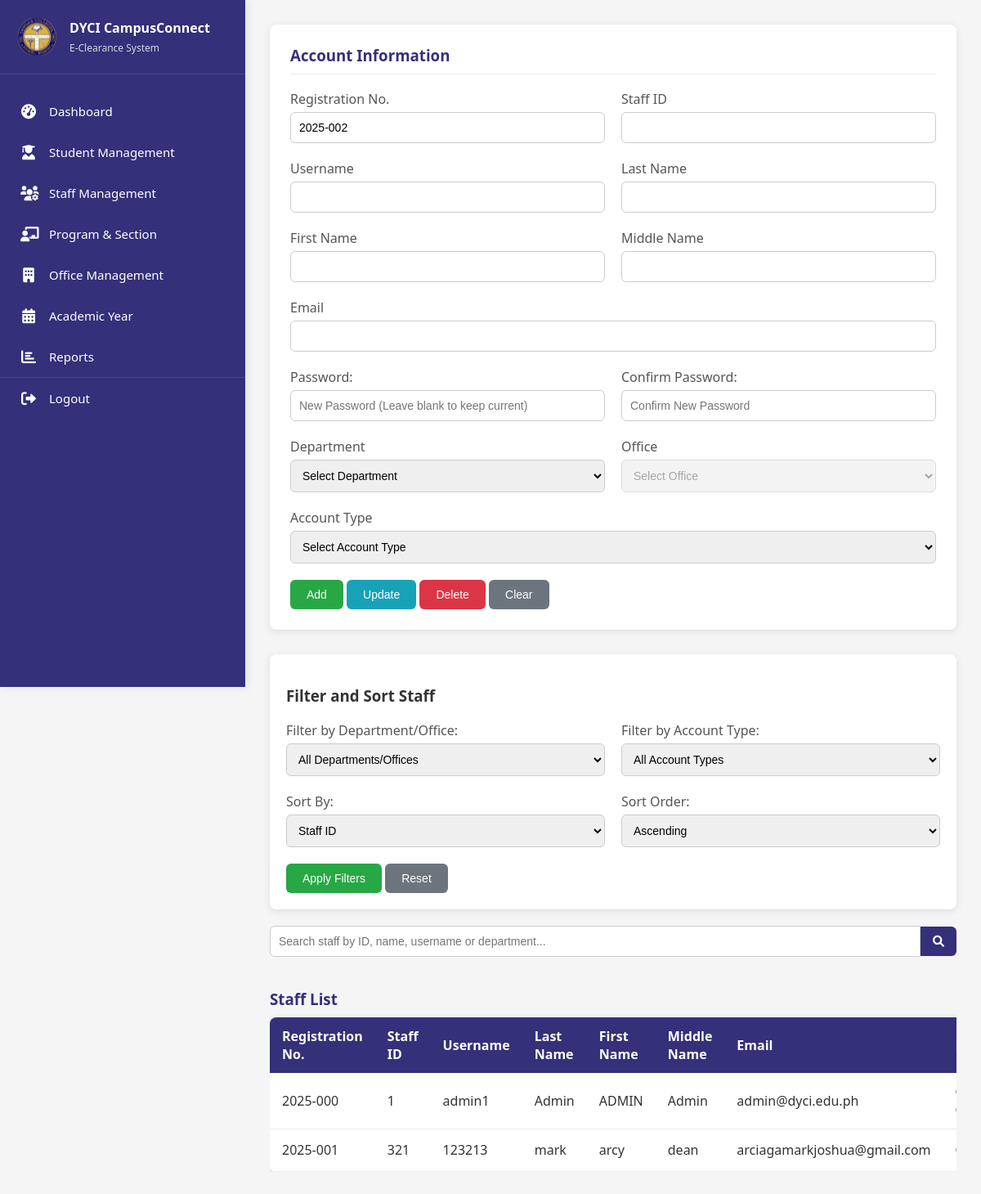
/pages/staff_management.php, run on the app's committed database.
### tables this page shows
CREATE TABLE `staff` (
  `RegistrationNo` varchar(20) DEFAULT NULL,
  `StaffID` int(11) NOT NULL,
  `Username` varchar(50) NOT NULL,
  `Email` varchar(100) NOT NULL,
  `PasswordHash` varchar(255) NOT NULL,
  `LastName` varchar(50) NOT NULL,
  `FirstName` varchar(50) NOT NULL,
  `Mname` varchar(50) DEFAULT NULL,
  `Department` varchar(100) NOT NULL,
  `AccountType` enum('Admin','Staff') NOT NULL,
  `LastLogin` timestamp NULL DEFAULT NULL,
  `IsActive` tinyint(1) DEFAULT 1
);

### pages/staff_management.php (the view, shortened to what this page needs)
<?php
include '../includes/db_connect.php';
$current_year = (int)date('Y');
$next_registration_no = sprintf('%d-%03d', $current_year, 1);
$registration_no_query = "SELECT MAX(RegistrationNo) AS max_registration FROM staff";
$registration_no_result = $conn->query($registration_no_query);
if ($registration_no_result) {
    if ($registration_no_result->num_rows > 0) {
        $row = $registration_no_result->fetch_assoc();
        if ($row['max_registration'] !== null) {
            $max_registration = $row['max_registration'];
            if (preg_match('/^(\d{4})-(\d+)$/', $max_registration, $matches)) {
                $year_part = (int)$matches[1];
                $number_part = (int)$matches[2];
                if ($year_part < $current_year) {
                    $next_number = 1;
                    error_log("DEBUG: Previous year detected. Starting next_number from 1.");
                } else {
                    $next_number = $number_part + 1;
                }
                $next_registration_no = sprintf('%d-%03d', $current_year, $next_number);
            }
        } else {
            error_log("DEBUG: MAX(RegistrationNo) returned NULL. Using default next_registration_no.");
        }
    } else {
        error_log("DEBUG: MAX(RegistrationNo) query returned 0 rows. Table is likely empty. Using default next_registration_no.");
    }
} else {
    error_log("DEBUG: MAX(RegistrationNo) query failed. Check database connection/query syntax. Using default next_registration_no.");
}
$search_query = "";
$sort_by = isset($_POST['sort_by']) ? $_POST['sort_by'] : 'staff_id';
$sort_order = isset($_POST['sort_order']) ? $_POST['sort_order'] : 'asc';
$sql = "SELECT * FROM staff WHERE 1=1";
$sort_columns = [
    'registration_no' => 'RegistrationNo',
    'staff_id' => 'StaffID',
    'username' => 'Username',
    'last_name' => 'LastName',
    'first_name' => 'FirstName',
    'department' => 'Department',
    'account_type' => 'AccountType'
];
$sort_column_to_use = isset($sort_columns[$sort_by]) ? $sort_columns[$sort_by] : 'StaffID';
$sql .= " ORDER BY " . $sort_column_to_use . " " . ($sort_order === 'desc' ? 'DESC' : 'ASC');
$result = $conn->query($sql);
?>
<!DOCTYPE html>
<html lang="en">
<head>
    <link rel="stylesheet" href="https://cdnjs.cloudflare.com/ajax/libs/font-awesome/6.0.0/css/all.min.css">
</head>
<body>
<nav class="sidebar">
    <div class="logo-container">
        <img src="../assets/dyci_logo.svg" alt="DYCI Logo" class="logo">
        <div class="logo-text">
            <h2>DYCI CampusConnect</h2>
            <p>E-Clearance System</p>
        </div>
    </div>
    <ul>
        <?php $current_page = basename($_SERVER['PHP_SELF']); ?>
        <li <?php echo ($current_page == 'dashboard.php') ? 'class="active"' : ''; ?>><a href="dashboard.php"><i class="fas fa-tachometer-alt icon"></i> Dashboard</a></li>
        <li <?php echo ($current_page == 'student_management.php') ? 'class="active"' : ''; ?>><a href="student_management.php"><i class="fas fa-user-graduate icon"></i> Student Management</a></li>
        <li <?php echo ($current_page == 'staff_management.php') ? 'class="active"' : ''; ?>><a href="staff_management.php"><i class="fas fa-users-cog icon"></i> Staff Management</a></li>
        <li <?php echo ($current_page == 'program_section.php') ? 'class="active"' : ''; ?>><a href="program_section.php"><i class="fas fa-chalkboard-teacher icon"></i> Program & Section</a></li>
        <li <?php echo ($current_page == 'office_management.php') ? 'class="active"' : ''; ?>><a href="office_management.php"><i class="fas fa-building icon"></i> Office Management</a></li>
        <li <?php echo ($current_page == 'academicyear.php') ? 'class="active"' : ''; ?>><a href="academicyear.php"><i class="fas fa-calendar-alt icon"></i> Academic Year</a></li>
        <li <?php echo ($current_page == 'reports.php') ? 'class="active"' : ''; ?>><a href="reports.php"><i class="fas fa-chart-bar icon"></i> Reports</a></li>
        <li class="logout"><a href="../includes/logout.php"><i class="fas fa-sign-out-alt icon"></i> Logout</a></li>
    </ul>
</nav>
<div class="container">
    <div class="user-panel">
        <h3>Account Information</h3>
        <form method="POST">
            <div class="form-row">
                <div class="form-group">
                    <label>Registration No.</label>
                    <input type="text" id="registration_no" name="registration_no" value="<?php echo $next_registration_no; ?>" readonly>
                </div>
                <div class="form-group">
                    <label>Staff ID</label>
                    <input type="text" id="staff_id" name="staff_id" required>
                </div>
            </div>
            <div class="form-row">
                <div class="form-group">
                    <label>Username</label>
                    <input type="text" id="username" name="username" required>
                </div>
                <div class="form-group">
                    <label>Last Name</label>
                    <input type="text" id="last_name" name="last_name" required>
                </div>
            </div>
            <div class="form-row">
                <div class="form-group">
                    <label>First Name</label>
                    <input type="text" id="first_name" name="first_name" required>
                </div>
                <div class="form-group">
                    <label>Middle Name</label>
                    <input type="text" id="middle_name" name="middle_name">
                </div>
            </div>
            <div class="form-row">
                <div class="form-group">
                    <label>Email</label>
                    <input type="email" id="email" name="email" required>
                </div>
            </div>
            <div class="form-row">
                <div class="form-group">
                    <label for="password">Password:</label>
                    <input type="password" id="password" name="password" placeholder="New Password (Leave blank to keep current)">
                </div>
                <div class="form-group">
                    <label for="confirm_password">Confirm Password:</label>
                    <input type="password" id="confirm_password" name="confirm_password" placeholder="Confirm New Password">
                </div>
            </div>
            <div class="form-row">
                <div class="form-group">
                    <label>Department</label>
                    <select id="department" name="department" required onchange="updateOffices()">
                        <option value="">Select Department</option>
                    </select>
                </div>
                <div class="form-group">
                    <label>Office</label>
                    <select id="office" name="office" disabled>
                        <option value="">Select Office</option>
                    </select>
                </div>
            </div>
            <div class="form-row">
                <div class="form-group">
                    <label>Account Type</label>
                    <select name="account_type" required>
                        <option value="">Select Account Type</option>
                    </select>
                </div>
            </div>
            <div class="form-buttons">
                <button type="submit" name="add_staff" class="active">Add</button>
                <button type="submit" name="edit_staff">Update</button>
                <button type="submit" name="delete_staff" onclick="return confirmDelete();">Delete</button>
                <button type="button" onclick="clearForm();">Clear</button>
            </div>
        </form>
    </div>
    <div class="filter-sort-container" style="margin-bottom: 20px; background-color: #fff; padding: 20px; border-radius: 8px; box-shadow: 0 2px 10px rgba(0,0,0,0.1);">
        <h3>Filter and Sort Staff</h3>
        <form method="POST" id="filterSortForm">
            <div class="form-row">
                <div class="form-group">
                    <label for="filter_department">Filter by Department/Office:</label>
                    <select id="filter_department" name="filter_department" class="form-control">
                        <option value="">All Departments/Offices</option>
                    </select>
                </div>
                <div class="form-group">
                    <label for="filter_account_type">Filter by Account Type:</label>
                    <select id="filter_account_type" name="filter_account_type" class="form-control">
                        <option value="">All Account Types</option>
                    </select>
                </div>
            </div>
            <div class="form-row">
                <div class="form-group">
                    <label for="sort_by">Sort By:</label>
                    <select id="sort_by" name="sort_by" class="form-control">
                        <option value="staff_id" <?php echo ($sort_by == 'staff_id') ? 'selected' : ''; ?>>Staff ID</option>
                    </select>
                </div>
                <div class="form-group">
                    <label for="sort_order">Sort Order:</label>
                    <select id="sort_order" name="sort_order" class="form-control">
                        <option value="asc" <?php echo ($sort_order == 'asc') ? 'selected' : ''; ?>>Ascending</option>
                    </select>
                </div>
            </div>
            <div class="form-buttons">
                <button type="submit" name="apply_filters" class="btn btn-success" style="background-color: #28a745; color: white; border: none; padding: 10px 20px; border-radius: 6px; cursor: pointer;">Apply Filters</button>
                <button type="button" name="reset_filters" class="btn btn-secondary" style="background-color: #6c757d; color: white; border: none; padding: 10px 20px; border-radius: 6px; cursor: pointer;" onclick="resetStaffFilters();">Reset</button>
            </div>
        </form>
    </div>
    <div class="search-container">
        <form method="POST" class="search-form">
            <div class="search-input-group">
                <input type="text" name="search_query" placeholder="Search staff by ID, name, username or department..."
                       value="<?php echo htmlspecialchars($search_query); ?>">
                <button type="submit" name="search" class="search-button">
                    <i class="fas fa-search"></i>
                </button>
            </div>
        </form>
    </div>
    <div class="scrollable-content">
        <div class="user-list-container">
            <h3>Staff List</h3>
            <?php if ($result->num_rows > 0): ?>
                <div class="table-wrapper">
                    <table>
                        <thead>
                            <tr>
                                <th>Registration No.</th>
                                <th>Staff ID</th>
                                <th>Username</th>
                                <th>Last Name</th>
                                <th>First Name</th>
                                <th>Middle Name</th>
                                <th>Email</th>
                                <th>Department</th>
                            </tr>
                        </thead>
                        <tbody>
                            <?php while ($row = $result->fetch_assoc()): ?>
                                <tr onclick="selectUser('<?php echo $row['RegistrationNo']; ?>', '<?php echo htmlspecialchars($row['StaffID']); ?>', '<?php echo htmlspecialchars($row['Username']); ?>', '<?php echo htmlspecialchars($row['LastName']); ?>', '<?php echo htmlspecialchars($row['FirstName']); ?>', '<?php echo htmlspecialchars($row['Mname']); ?>', '<?php echo htmlspecialchars($row['Email']); ?>', '<?php echo htmlspecialchars($row['Department']); ?>', '<?php echo htmlspecialchars($row['AccountType']); ?>')">
                                    <td><?php echo htmlspecialchars($row['RegistrationNo']); ?></td>
                                    <td><?php echo htmlspecialchars($row['StaffID']); ?></td>
                                    <td><?php echo htmlspecialchars($row['Username']); ?></td>
                                    <td><?php echo htmlspecialchars($row['LastName']); ?></td>
                                    <td><?php echo htmlspecialchars($row['FirstName']); ?></td>
                                    <td><?php echo htmlspecialchars($row['Mname']); ?></td>
                                    <td><?php echo htmlspecialchars($row['Email']); ?></td>
                                    <td><?php echo htmlspecialchars($row['Department']); ?></td>
                                </tr>
                            <?php endwhile; ?>
                        </tbody>
                    </table>
                </div>
            <?php else: ?>
                <p class="no-results">No staff members found.</p>
            <?php endif; ?>
        </div>
    </div>
</div>
</body>
</html>

### pages/staff_management.php (style rules this page uses)
body { font-family: 'Segoe UI', Tahoma, Geneva, Verdana, sans-serif; margin: 0; padding: 0; background-color: #f5f5f5; color: #333; display: flex; min-height: 100vh; }
.sidebar { width: 300px; background-color: #343079; color: white; height: 100vh; position: fixed; padding: 20px 0; box-shadow: 2px 0 10px rgba(0,0,0,0.1); overflow-y: auto; transition: all 0.3s; }
.logo-container { display: flex; align-items: center; padding: 0 20px 20px; border-bottom: 1px solid rgba(255,255,255,0.1); margin-bottom: 20px; }
.logo { width: 50px; height: 50px; margin-right: 15px; }
.logo-text h2 { font-size: 16px; margin: 0 0 5px 0; font-weight: 600; }
.logo-text p { font-size: 12px; margin: 0; opacity: 0.8; }
.sidebar ul { list-style: none; padding: 0; margin: 0; }
.sidebar li a { display: flex; align-items: center; padding: 15px 25px; color: white; text-decoration: none; transition: all 0.3s; font-size: 15px; }
.sidebar li.logout { margin-top: auto; border-top: 1px solid rgba(255,255,255,0.1); }
.sidebar .icon { margin-right: 15px; font-size: 18px; width: 20px; text-align: center; }
.container { flex: 1; margin-left: 300px; padding: 30px; display: flex; flex-direction: column; min-height: 100vh; box-sizing: border-box; overflow-y: auto; }
.user-panel { background-color: #fff; padding: 25px; border-radius: 8px; box-shadow: 0 2px 10px rgba(0,0,0,0.1); margin-bottom: 30px; }
.user-panel h3 { margin-top: 0; color: #343079; border-bottom: 1px solid #eee; padding-bottom: 10px; }
.form-row { display: flex; gap: 20px; margin-bottom: 20px; flex-wrap: wrap; }
.form-group { flex: 1; display: flex; flex-direction: column; }
.form-group label { margin-bottom: 5px; font-weight: 500; color: #555; }
.form-group input, .form-group select { padding: 10px; font-size: 14px; border: 1px solid #ccc; border-radius: 6px; transition: 0.3s; }
.form-buttons button { border: none; padding: 10px 20px; border-radius: 6px; font-size: 14px; cursor: pointer; transition: 0.3s; color: white; }
.form-buttons button[name="add_staff"] { background-color: #28a745; }
.form-buttons button[name="edit_staff"] { background-color: #17a2b8; }
.form-buttons button[name="delete_staff"] { background-color: #dc3545; }
.form-buttons button[type="button"] { background-color: #6c757d; }
.search-container { margin-bottom: 20px; }
.search-form { display: flex; justify-content: space-between; align-items: center; }
.search-input-group { display: flex; align-items: center; width: 100%; }
.search-input-group input { flex: 1; padding: 10px; border: 1px solid #ccc; border-radius: 6px 0 0 6px; font-size: 14px; }
.search-button, .clear-search-button { padding: 10px 15px; background-color: #343079; color: white; border: none; font-size: 14px; border-radius: 0 6px 6px 0; cursor: pointer; transition: 0.3s; }
.scrollable-content { overflow-x: auto; }
.user-list-container h3 { margin-bottom: 10px; color: #343079; }
table { width: 100%; border-collapse: collapse; background: white; box-shadow: 0 2px 10px rgba(0,0,0,0.1); border-radius: 8px; overflow: hidden; }
th, td { padding: 12px 15px; text-align: left; }
thead th { background-color: #343079; color: white; }
tbody tr { border-bottom: 1px solid #eee; cursor: pointer; }

### data on the page
staff: RegistrationNo "2025-000", StaffID "1", Username "admin1", LastName "Admin", FirstName "ADMIN", Mname "Admin", Email "admin@dyci.edu.ph"
staff: RegistrationNo "2025-001", StaffID "321", Username "123213", LastName "mark", FirstName "arcy", Mname "dean", Email "arciagamarkjoshua@gmail.com"
